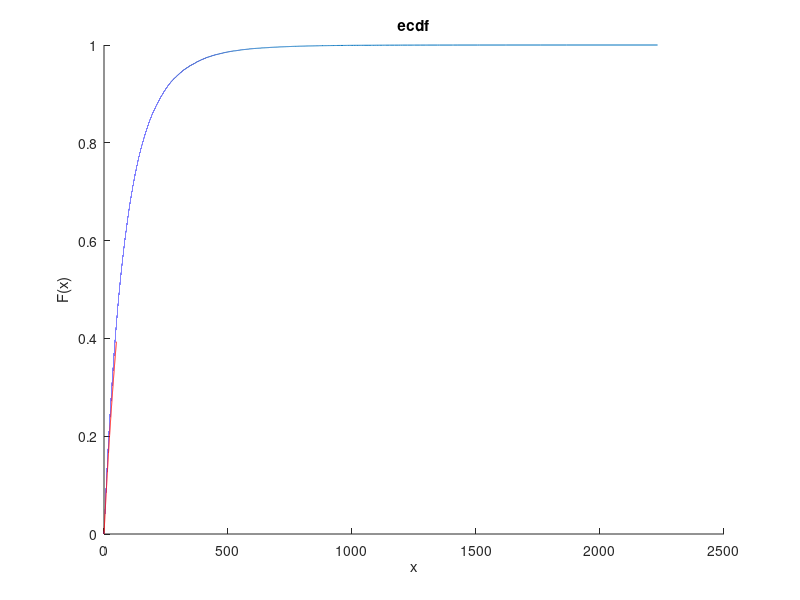

Here is the MATLAB script that generated this plot:
clc
clear all

N=100000;
A=5;

L2=A+gamrnd(3,A,N,1);
T2=exprnd(A,N,1);

rat=L2.*T2;

figure(1)
clf
hold on
ecdf(rat)
mu=expfit(rat)
fitline=0:.1:50;
plot(fitline,expcdf(fitline,mu),'r')
